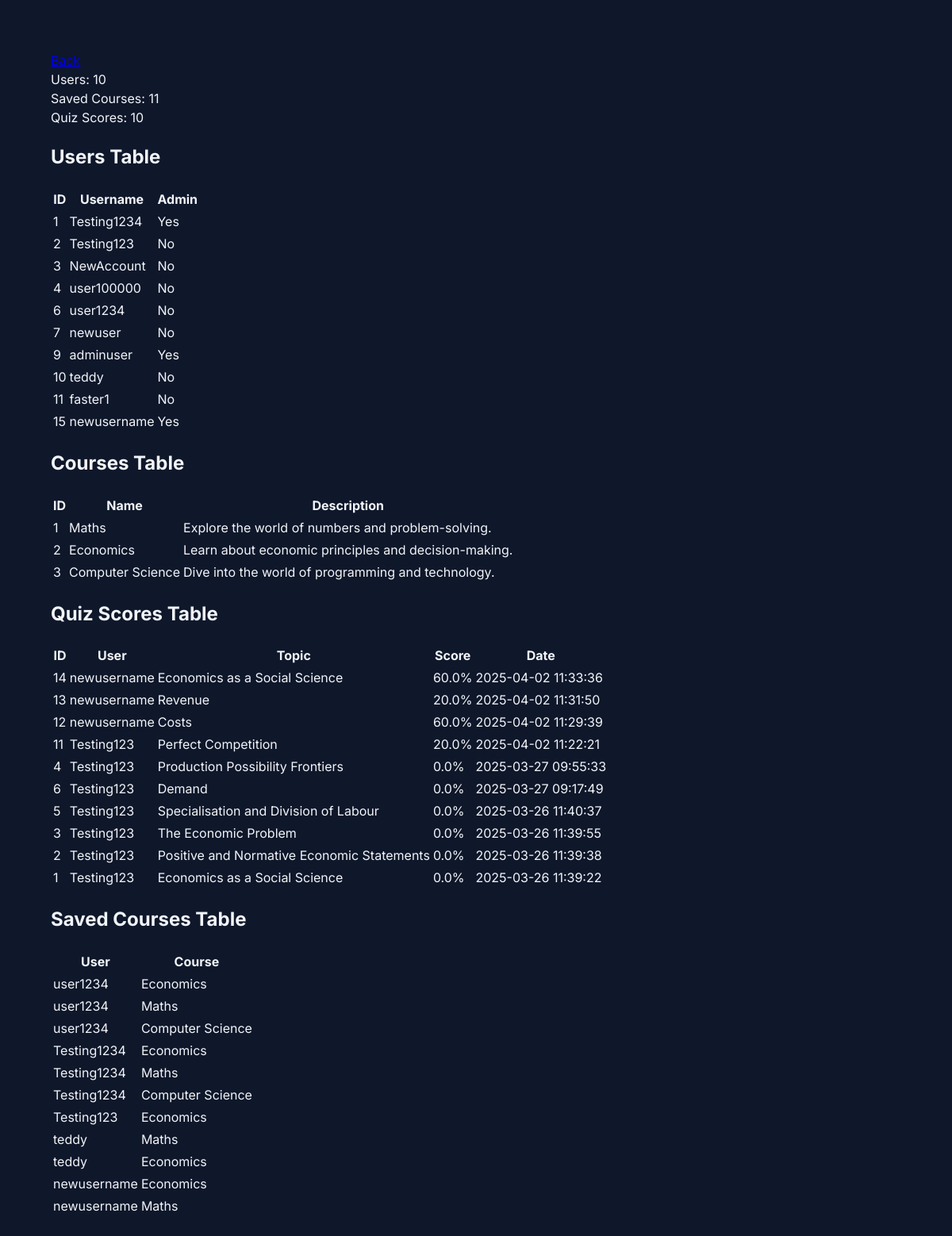
Before: /admin/database (signed in) with the older database file.
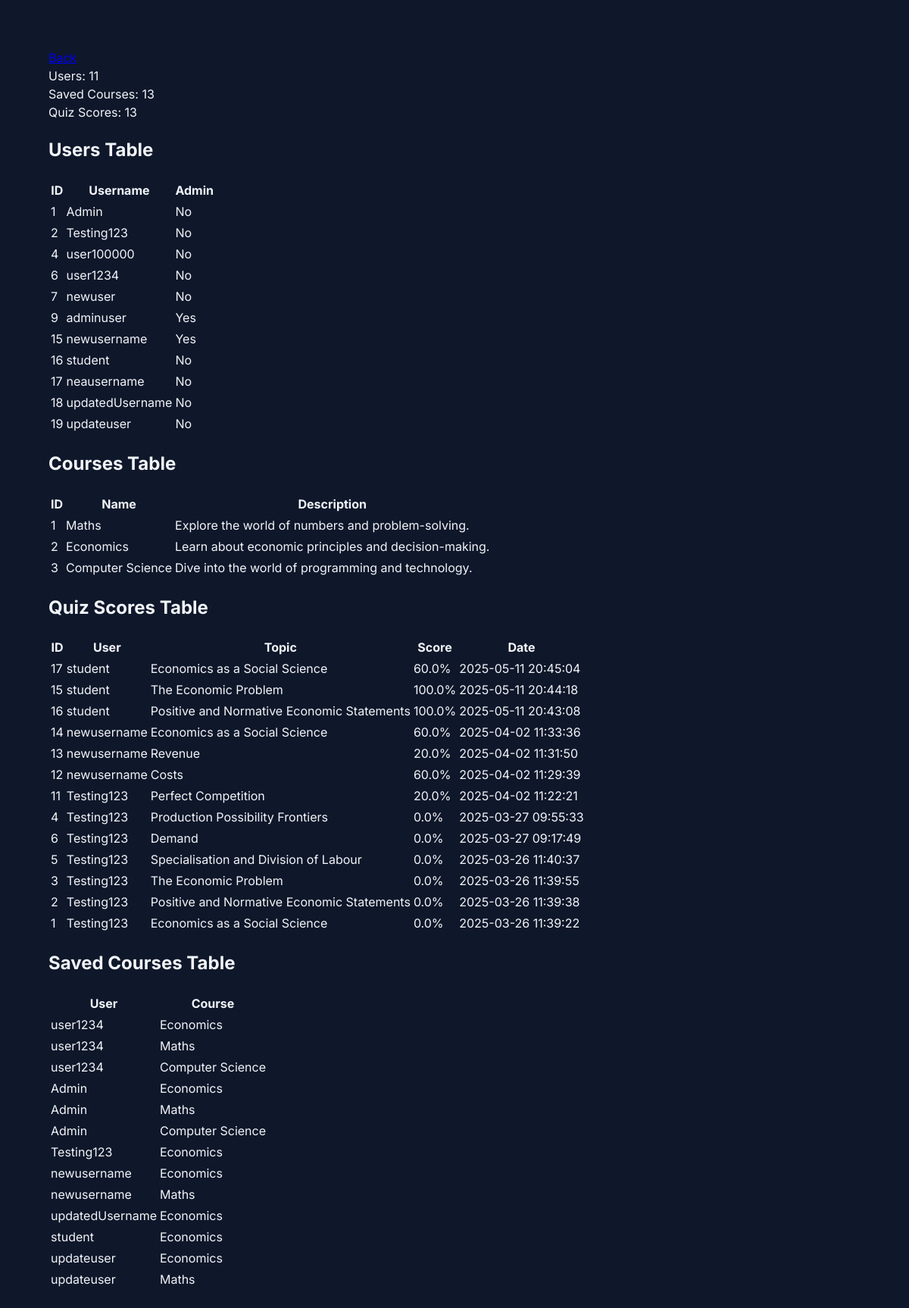
After: the same page with the newer database file.
### tables this page shows
CREATE TABLE users (
                        id INTEGER PRIMARY KEY AUTOINCREMENT,
                        username TEXT NOT NULL,
                        password TEXT NOT NULL, is_admin BOOLEAN DEFAULT 0);

CREATE TABLE courses (
        id INTEGER PRIMARY KEY AUTOINCREMENT,
        course_name TEXT NOT NULL,
        description TEXT
    );

CREATE TABLE quiz_scores (
        id INTEGER PRIMARY KEY AUTOINCREMENT,
        user_id INTEGER,
        topic_id INTEGER,
        subtopic TEXT,
        score INTEGER,
        total_questions INTEGER,
        percentage REAL,
        date_taken TIMESTAMP DEFAULT CURRENT_TIMESTAMP,
        FOREIGN KEY (user_id) REFERENCES users(id)
    );

### app.py (the view)
@app.route('/admin/database')
@admin_required
def manage_database():
    conn = sqlite3.connect('user_database.db')
    cursor = conn.cursor()
    cursor.execute('SELECT COUNT(*) FROM users')
    user_count = cursor.fetchone()[0]
    cursor.execute('SELECT COUNT(*) FROM saved_courses')
    saved_courses_count = cursor.fetchone()[0]
    cursor.execute('SELECT COUNT(*) FROM quiz_scores')
    quiz_scores_count = cursor.fetchone()[0]
    stats = {
        'users': user_count,
        'saved_courses': saved_courses_count,
        'quiz_scores': quiz_scores_count
    }
    cursor.execute('SELECT id, username, is_admin FROM users')
    users = cursor.fetchall()
    cursor.execute('SELECT * FROM courses')
    courses = cursor.fetchall()
    cursor.execute('''
        SELECT qs.id, u.username, qs.subtopic, qs.percentage,
               datetime(qs.date_taken) as formatted_date
        FROM quiz_scores qs
        JOIN users u ON qs.user_id = u.id
        ORDER BY qs.date_taken DESC
    ''')
    quiz_scores = cursor.fetchall()
    cursor.execute('''
        SELECT u.username, c.course_name
        FROM saved_courses sc
        JOIN users u ON sc.user_id = u.id
        JOIN courses c ON sc.course_id = c.id
    ''')
    saved_courses = cursor.fetchall()
    conn.close()
    return render_template('manage_database.html',
                         stats=stats,
                         users=users,
                         courses=courses,
                         quiz_scores=quiz_scores,
                         saved_courses=saved_courses,
                         hide_nav=True)

### app.py (called while the page is built)
def admin_required(f):
    @wraps(f)
    def decorated_function(*args, **kwargs):
        if 'username' not in session:
            flash('Please login first.', 'error')
            return redirect(url_for('login'))
        conn = sqlite3.connect('user_database.db')
        cursor = conn.cursor()
        cursor.execute('SELECT is_admin FROM users WHERE id = ?', (session['user_id'],))
        user = cursor.fetchone()
        conn.close()
        if not user or not user[0]:
            flash('Admin access required.', 'error')
            return redirect(url_for('dashboard'))
        return f(*args, **kwargs)
    return decorated_function

### templates/manage_database.html (shortened to what the changed rows need)
{% extends "base.html" %}
{% block content %}
<div class="container mx-auto px-4 py-4">
    <div class="flex justify-center gap-4 mb-4">
        <div class="bg-white rounded shadow px-3 py-2">
            <div class="flex items-center gap-2">
                <span class="text-xs text-gray-500">Users:</span>
                <span class="text-sm font-medium text-gray-900">{{ stats.users }}</span>
            </div>
        </div>
        <div class="bg-white rounded shadow px-3 py-2">
            <div class="flex items-center gap-2">
                <span class="text-xs text-gray-500">Saved Courses:</span>
                <span class="text-sm font-medium text-gray-900">{{ stats.saved_courses }}</span>
            </div>
        </div>
        <div class="bg-white rounded shadow px-3 py-2">
            <div class="flex items-center gap-2">
                <span class="text-xs text-gray-500">Quiz Scores:</span>
                <span class="text-sm font-medium text-gray-900">{{ stats.quiz_scores }}</span>
            </div>
        </div>
    </div>
    <div class="bg-white rounded shadow overflow-hidden mb-4">
        <div class="px-3 py-2 border-b border-gray-200">
            <h2 class="text-xs font-medium text-gray-700">Users Table</h2>
        </div>
        <table class="min-w-full divide-y divide-gray-200">
            <thead class="bg-gray-50">
                <tr>
                    <th class="px-3 py-2 text-left text-xs font-medium text-gray-500 uppercase">ID</th>
                    <th class="px-3 py-2 text-left text-xs font-medium text-gray-500 uppercase">Username</th>
                    <th class="px-3 py-2 text-left text-xs font-medium text-gray-500 uppercase">Admin</th>
                </tr>
            </thead>
            <tbody class="bg-white divide-y divide-gray-200">
                {% for user in users %}
                <tr class="hover:bg-gray-50">
                    <td class="px-3 py-2 text-xs text-gray-900">{{ user[0] }}</td>
                    <td class="px-3 py-2 text-xs text-gray-900">{{ user[1] }}</td>
                    <td class="px-3 py-2 text-xs text-gray-900">{{ "Yes" if user[2] else "No" }}</td>
                </tr>
                {% endfor %}
            </tbody>
        </table>
    </div>
    <div class="bg-white rounded shadow overflow-hidden mb-4">
        <div class="px-3 py-2 border-b border-gray-200">
            <h2 class="text-xs font-medium text-gray-700">Courses Table</h2>
        </div>
        <table class="min-w-full divide-y divide-gray-200">
            <thead class="bg-gray-50">
                <tr>
                    <th class="px-3 py-2 text-left text-xs font-medium text-gray-500 uppercase">ID</th>
                    <th class="px-3 py-2 text-left text-xs font-medium text-gray-500 uppercase">Name</th>
                    <th class="px-3 py-2 text-left text-xs font-medium text-gray-500 uppercase">Description</th>
                </tr>
            </thead>
            <tbody class="bg-white divide-y divide-gray-200">
                {% for course in courses %}
                <tr class="hover:bg-gray-50">
                    <td class="px-3 py-2 text-xs text-gray-900">{{ course[0] }}</td>
                    <td class="px-3 py-2 text-xs text-gray-900">{{ course[1] }}</td>
                    <td class="px-3 py-2 text-xs text-gray-900">{{ course[2] }}</td>
                </tr>
                {% endfor %}
            </tbody>
        </table>
    </div>
    <div class="bg-white rounded shadow overflow-hidden mb-4">
        <div class="px-3 py-2 border-b border-gray-200">
            <h2 class="text-xs font-medium text-gray-700">Quiz Scores Table</h2>
        </div>
        <table class="min-w-full divide-y divide-gray-200">
            <thead class="bg-gray-50">
                <tr>
                    <th class="px-3 py-2 text-left text-xs font-medium text-gray-500 uppercase">ID</th>
                    <th class="px-3 py-2 text-left text-xs font-medium text-gray-500 uppercase">User</th>
                    <th class="px-3 py-2 text-left text-xs font-medium text-gray-500 uppercase">Topic</th>
                    <th class="px-3 py-2 text-left text-xs font-medium text-gray-500 uppercase">Score</th>
                    <th class="px-3 py-2 text-left text-xs font-medium text-gray-500 uppercase">Date</th>
                </tr>
            </thead>
            <tbody class="bg-white divide-y divide-gray-200">
                {% for score in quiz_scores %}
                <tr class="hover:bg-gray-50">
                    <td class="px-3 py-2 text-xs text-gray-900">{{ score[0] }}</td>
                    <td class="px-3 py-2 text-xs text-gray-900">{{ score[1] }}</td>
                    <td class="px-3 py-2 text-xs text-gray-900">{{ score[2] }}</td>
                    <td class="px-3 py-2 text-xs text-gray-900">{{ score[3] }}%</td>
                    <td class="px-3 py-2 text-xs text-gray-900">{{ score[4] }}</td>
                </tr>
                {% endfor %}
            </tbody>
        </table>
    </div>
    <div class="bg-white rounded shadow overflow-hidden">
        <div class="px-3 py-2 border-b border-gray-200">
            <h2 class="text-xs font-medium text-gray-700">Saved Courses Table</h2>
        </div>
        <table class="min-w-full divide-y divide-gray-200">
            <thead class="bg-gray-50">
                <tr>
                    <th class="px-3 py-2 text-left text-xs font-medium text-gray-500 uppercase">User</th>
                    <th class="px-3 py-2 text-left text-xs font-medium text-gray-500 uppercase">Course</th>
                </tr>
            </thead>
            <tbody class="bg-white divide-y divide-gray-200">
                {% for saved in saved_courses %}
                <tr class="hover:bg-gray-50">
                    <td class="px-3 py-2 text-xs text-gray-900">{{ saved[0] }}</td>
                    <td class="px-3 py-2 text-xs text-gray-900">{{ saved[1] }}</td>
                </tr>
                {% endfor %}
            </tbody>
        </table>
    </div>
</div>
{% endblock %}

Changed rows visible on the page:
removed users: id "3", username "NewAccount", is_admin "No", shown under "Users Table"
removed users: id "10", username "teddy", is_admin "No", course_name "Maths", course_name "Economics"
removed users: id "11", username "faster1", is_admin "No", shown under "Users Table"
changed users id 1: username "Testing1234" → "Admin"; is_admin "Yes" → "No"
added users: id "16", username "student", is_admin "No", course_name "Economics"
added users: id "17", username "neausername", is_admin "No", shown under "Users Table"
added users: id "18", username "updatedUsername", is_admin "No", course_name "Economics"
added users: id "19", username "updateuser", is_admin "No", course_name "Economics", course_name "Maths"
added quiz_scores: id "17", username "student", subtopic "Economics as a Social Science", percentage "60.0", date_taken "2025-05-11 20:45:04"
added quiz_scores: id "15", username "student", subtopic "The Economic Problem", percentage "100.0", date_taken "2025-05-11 20:44:18"
added quiz_scores: id "16", username "student", subtopic "Positive and Normative Economic Statements", percentage "100.0", date_taken "2025-05-11 20:43:08"
Other visible differences:
{{ stats.users }}: "10" → "11"
{{ stats.saved_courses }}: "11" → "13"
{{ stats.quiz_scores }}: "10" → "13"
